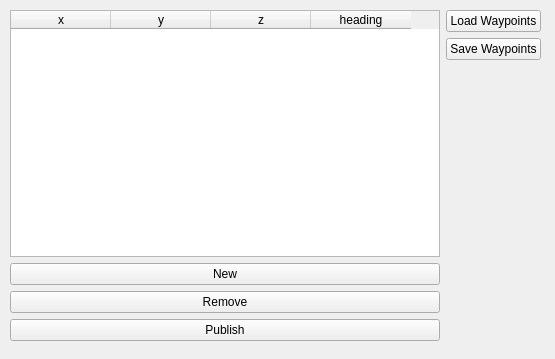
<?xml version="1.0" encoding="UTF-8"?>
<ui version="4.0">
 <class>Form</class>
 <widget class="QWidget" name="Form">
  <property name="geometry">
   <rect>
    <x>0</x>
    <y>0</y>
    <width>555</width>
    <height>359</height>
   </rect>
  </property>
  <property name="windowTitle">
   <string>Form</string>
  </property>
  <widget class="QWidget" name="">
   <property name="geometry">
    <rect>
     <x>10</x>
     <y>10</y>
     <width>531</width>
     <height>331</height>
    </rect>
   </property>
   <layout class="QGridLayout" name="gridLayout">
    <item row="4" column="0">
     <widget class="QPushButton" name="PB_remove">
      <property name="text">
       <string>Remove</string>
      </property>
     </widget>
    </item>
    <item row="0" column="1">
     <widget class="QPushButton" name="PB_load">
      <property name="text">
       <string>Load Waypoints</string>
      </property>
     </widget>
    </item>
    <item row="3" column="0">
     <widget class="QPushButton" name="PB_new">
      <property name="text">
       <string>New</string>
      </property>
     </widget>
    </item>
    <item row="0" column="0" rowspan="3">
     <widget class="QTableWidget" name="TB_waypoints">
      <property name="acceptDrops">
       <bool>false</bool>
      </property>
      <property name="dragDropOverwriteMode">
       <bool>true</bool>
      </property>
      <property name="showGrid">
       <bool>true</bool>
      </property>
      <property name="gridStyle">
       <enum>Qt::DashLine</enum>
      </property>
      <property name="sortingEnabled">
       <bool>false</bool>
      </property>
      <column>
       <property name="text">
        <string>x</string>
       </property>
      </column>
      <column>
       <property name="text">
        <string>y</string>
       </property>
      </column>
      <column>
       <property name="text">
        <string>z</string>
       </property>
      </column>
      <column>
       <property name="text">
        <string>heading</string>
       </property>
      </column>
     </widget>
    </item>
    <item row="5" column="0">
     <widget class="QPushButton" name="PB_publish">
      <property name="text">
       <string>Publish</string>
      </property>
     </widget>
    </item>
    <item row="1" column="1">
     <widget class="QPushButton" name="PB_save">
      <property name="text">
       <string>Save Waypoints</string>
      </property>
     </widget>
    </item>
   </layout>
  </widget>
 </widget>
 <resources/>
 <connections/>
</ui>
